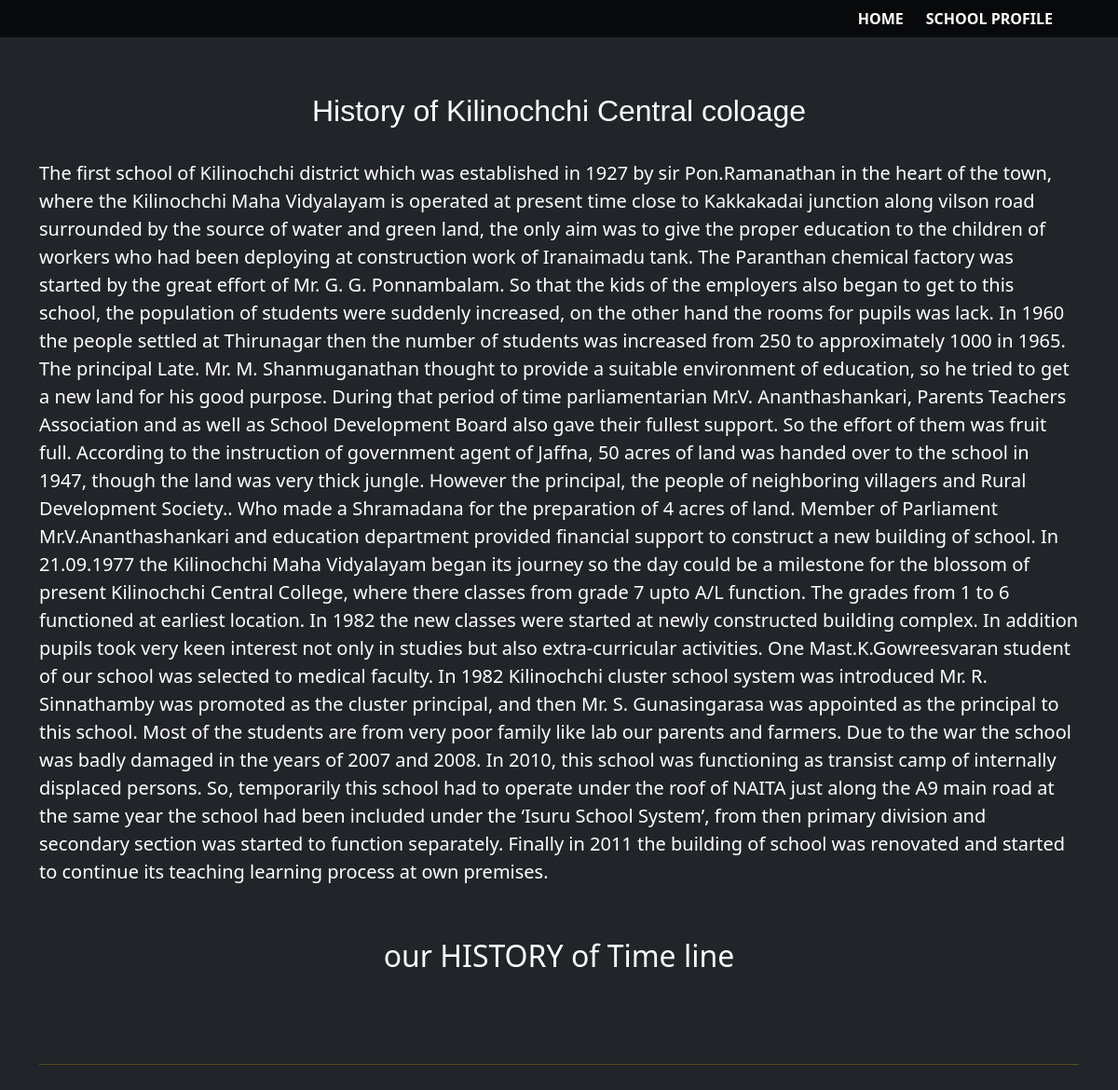
Page /history/ on the earlier database version.
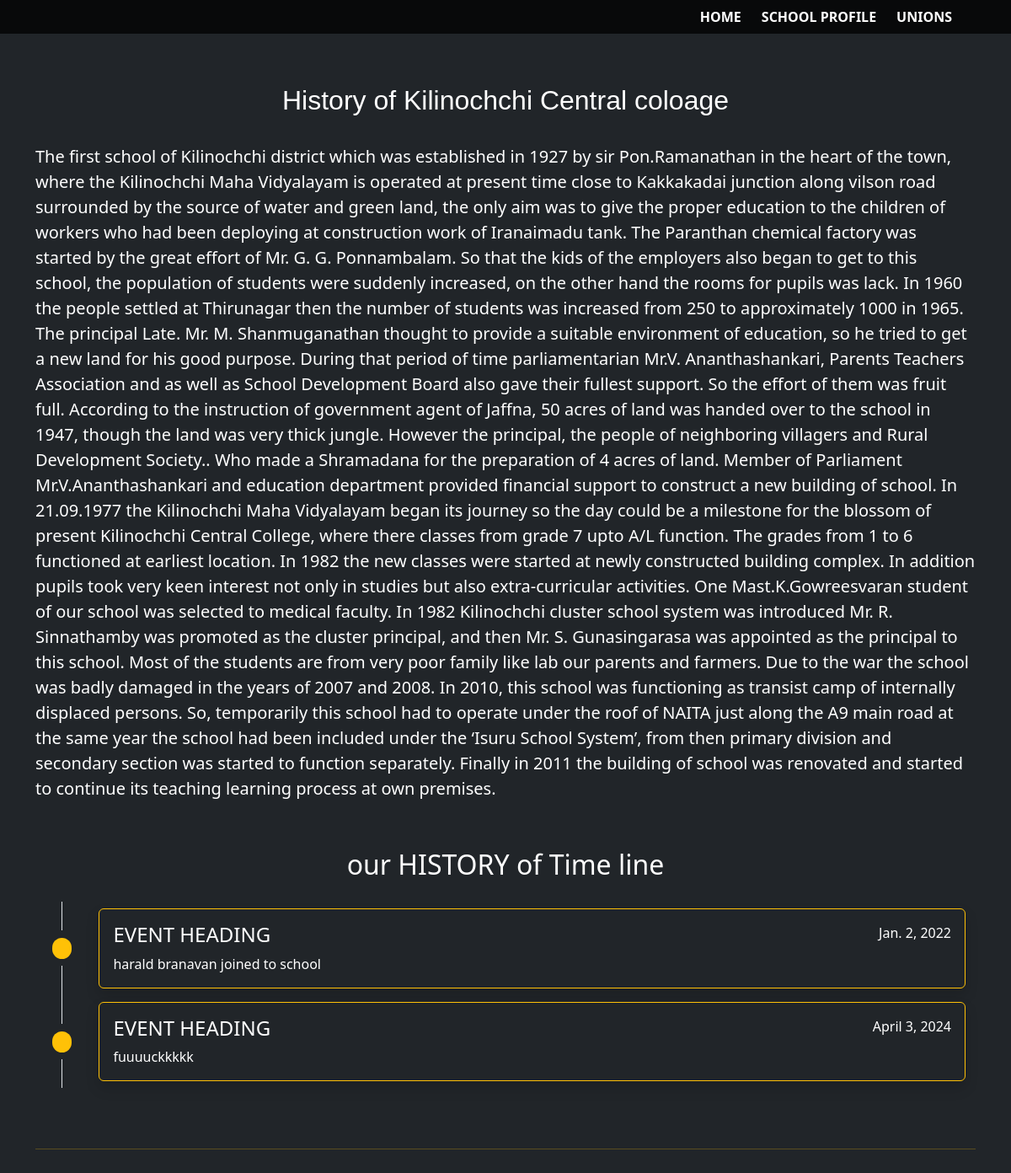
Same page on the later database version.
### kcchome/models.py (models this page shows, shortened)
class  nevbar(models.Model):
    nevbrtext= models.CharField(max_length=20,primary_key=True)
    status = models.BooleanField(default=True,help_text='1-for show 0 for not show')
    order = models.IntegerField(default=None)

class history(models.Model):
    status = models.BooleanField(default=True,help_text='1-for show 0 for not show')
    histdate =models.DateField(default=None,verbose_name="enter the Event date")
    histdetail = models.CharField(default=None,max_length=160,verbose_name="Enter the detailo  of event")

### kcchome/views.py (the view)
# urls.py: path('history/', views.histoory,name='history'),
def histoory(request):
    histd = history.objects.filter(status=True).order_by('histdate')    # print(histd)
    return render(request,'knctem/histroy.html',{'nev':nev,'fk':'fk','hist':histd})

### kcchome/templates/knctem/histroy.html (shortened to what the changed rows need)
{% include 'header/header.html'%}
{% block content %}
{% load static %}
{% include 'inc1/nevv.html' %}
<div class=" container justify-content-center hist d-block my-5 mx-auto" style="top: 1px;" >
    <center><h2 class=" hist h2 text-white" style="margin-top: 100px;">History of Kilinochchi Central coloage</h2></center>
    <section>
        <div class="container py-4">
            <h2 class="font-weight-light text-center text-white  py-3">our HISTORY of Time line</h2>
            {% for h in hist %}
            <div class="row">
                <div class="col-auto text-center flex-column d-none d-sm-flex">
                    <div class="row h-50">
                        <div class="col  border-end">&nbsp;</div>
                        <div class="col">&nbsp;</div>
                    </div>
                    <h5 class="m-2">
                        <span class="badge rounded-pill bg-warning">&nbsp;</span>
                    </h5>
                    <div class="row h-50">
                        <div class="col border-end">&nbsp;</div>
                        <div class="col">&nbsp;</div>
                    </div>
                </div>
                <div class="col py-2">
                    <div class="card border-warning bg-dark shadow">
                        <div class="card-body">
                            <div class="float-end text-white">{{h.histdate}}</div>
                            <h4 class="card-title text-white">EVENT HEADING</h4>
                            <p class="card-text text-white">{{h.histdetail}}</p>
                        </div>
                    </div>
                </div>
            </div>
            {% endfor %}
        </div>
        </div>
{% endblock content %}

### kcchome/templates/inc1/nevv.html (shortened to what this page needs)
{% load static %}
<nav class="navbar navbar-expand-lg  nnev p-0 ">
    <div class="container">
      <div class="collapse navbar-collapse justify-content-end" id="navbarNavDropdown">
        <ul class="navbar-nav mx-3">
          <li class="nav-item dropdown nevbtton rounded mx-1">
            <a class="nav-link text-white" href="{% url 'home' %}" role="button"  aria-expanded="false">
              HOME
            </a>
          </li>
          <li class="nav-item dropdown nevbtton rounded mx-1">
            <a class="nav-link text-white" href="{% url 'home' %}" role="button"  aria-expanded="false">
              SCHOOL PROFILE
            </a>
          </li>
          {% for x in nev %}
            <li class="nav-item dropdown rounded nevbtton mx-1">
                <a class="nav-link text-white" href="{% url 'home' %}" role="button" data-bs-toggle="dropdown" aria-expanded="True">
                  {{x.nevbrtext}}
                </a>
              </li>
              {% endfor %}
        </ul>
      </div>
    </div>
  </nav>

Differences in the rows shown:
added nevbar: nevbrtext "UNIONS"
added history: histdate "Jan. 2, 2022", histdetail "harald branavan joined to school"
added history: histdate "April 3, 2024", histdetail "fuuuuckkkkk"
